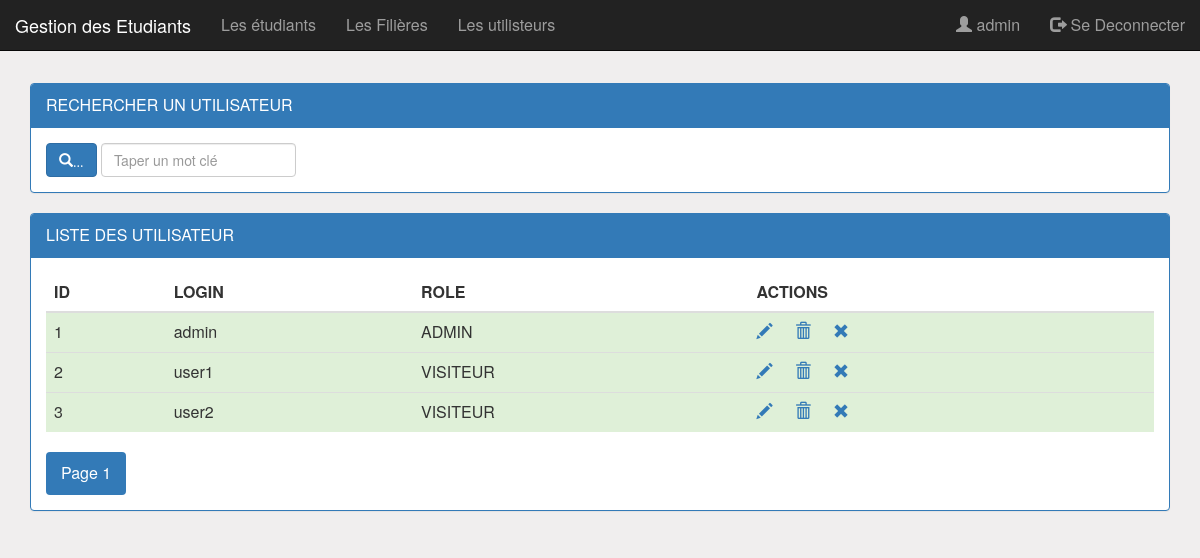
Screenshot of /pages/utilisateurs.php (signed in) with the database file from the repository.
### tables this page shows
CREATE TABLE UTILISATEUR (
	ID int(4) AUTO_INCREMENT PRIMARY KEY,
	LOGIN VARCHAR(100) NOT NULL,
	PWD VARCHAR(255) NOT NULL,
	ROLE VARCHAR(50),
	EMAIL VARCHAR(255),
	ETAT INT(1));

### pages/utilisateurs.php (the view, shortened to what this page needs)
<?php
	require_once('connexion.php');
	if(isset($_GET['size']))
		$size=$_GET['size'];
	else
		$size=5;
	if(isset($_GET['page']))
		$page=$_GET['page'];
	else
		$page=1;
	$offset=($page-1)*$size;
	if(isset($_GET['motCle']))
		$mc=$_GET['motCle'];
	else
		$mc="";
	$requete="select * from UTILISATEUR where login like '%$mc%'
				ORDER BY login
				LIMIT $size
				OFFSET $offset";
	$resultat=$con->query($requete);
	$resultat2 = $con->query("select count(*) as nbrUser from UTILISATEUR where login like '%$mc%'");
	$nbr=$resultat2->fetch();
	$nbrU=$nbr['nbrUser'];
	$reste=$nbrU % $size;
	if($reste==0)
		$nbrPage=$nbrU/$size;
	else
		$nbrPage=floor($nbrU/$size)+1;
?>
<!DOCTYPE HTML>
<html>
	<head>
		<link rel="stylesheet" type="text/css" href="../css/bootstrap.min.css">
		<link rel="stylesheet" type="text/css" href="../css/monstyle.css">
	</head>
	<body>
		<?php include('entete.php');?>
		<div class="container">
			<br>
			<div class="panel panel-primary espace60">
				<div class="panel-heading">RECHERCHER UN UTILISATEUR</div>
				<div class="panel-body">
					<form method="get" action="utilisateurs.php" class="form-inline">
						<div class="form-group">
							<button type="submit" class="btn btn-primary">
							<i class="glyphicon glyphicon-search">...</i>
							</button>
							<input type="text" name="motCle" id="motCle"
								class="form-control"
								value="<?php echo $mc ?>"
								placeholder="Taper un mot clé"/>
						</div>
					</form>
				</div>
			</div>
			<div class="panel panel-primary">
				<div class="panel-heading">LISTE DES UTILISATEUR </div>
				<div class="panel-body">
					<table class="table table-striped">
						<thead>
							<tr>
								<th>ID</th>
								<th>LOGIN</th>
								<th>ROLE</th>
								<?php if($_SESSION['utilisateur']['ROLE']=="ADMIN") {?>
									<th>ACTIONS</th>
								<?php } ?>
							</tr>
						</thead>
						<tbody>
							<?php while($USER=$resultat->fetch()){?>
								<tr <?php
										if($USER['ETAT']==1)
											echo 'class="success"';
										else
											echo 'class="danger"';
									?>>
									<td><?php echo $USER['ID'] ?></td>
									<td><?php echo $USER['LOGIN'] ?></td>
									<td><?php echo $USER['ROLE'] ?></td>
									<?php if($_SESSION['utilisateur']['ROLE']=="ADMIN") {?>
									<td>
											<a href="editerUtilisateur.php?id=<?php echo $USER['ID'] ?>">
												<span class="glyphicon glyphicon-pencil"></span>
											</a>
											<a OnClick="return confirm('Etes vous sur de vouloir supprimer cet utilisateur')"
											href="supprimerUtilisateur.php?id=<?php echo $USER['ID'] ?>">
												<span class="glyphicon glyphicon-trash"></span>
											</a>
											<a href="activerUtilisateur.php?ID=<?php echo $USER['ID'] ?>
													&ETAT=<?php echo $USER['ETAT'] ?>">
												<?php
													if($USER['ETAT']==1)
														echo '<span class="glyphicon glyphicon-remove"></span>';
													else
														echo '<span class="glyphicon glyphicon-ok"></span>';
												?>
											</a>
									</td>
										<?php } ?>
								</tr>
							<?php } ?>
						</tbody>
					</table>
					<div>
						<ul class="nav nav-pills">
							<?php for($i=1;$i<=$nbrPage;$i++){ ?>
								<li class="<?php if($i==$page) echo 'active' ?>">
									<a href="utilisateurs.php?page=<?php echo $i ?>
											&motCle=<?php echo $mc ?>">
										Page <?php echo $i ?>
									</a>
								</li>
							<?php } ?>
						</ul>
					</div>
				</div>
			</div>
		</div>
	</body>
</html>

### css/monstyle.css (style rules this page uses)
.espace60 { margin-top: 60px; }
body { background-color: rgb(240, 238, 238); font-size: 16px; }
.form-control { position: relative; }

### rows the page displays
utilisateur: ID "1", LOGIN "admin", ROLE "ADMIN", ETAT 1 (drawn)
utilisateur: ID "2", LOGIN "user1", ROLE "VISITEUR", ETAT 1 (drawn)
utilisateur: ID "3", LOGIN "user2", ROLE "VISITEUR", ETAT 1 (drawn)

### other values shown
$_SESSION['utilisateur']['LOGIN'] "admin"
